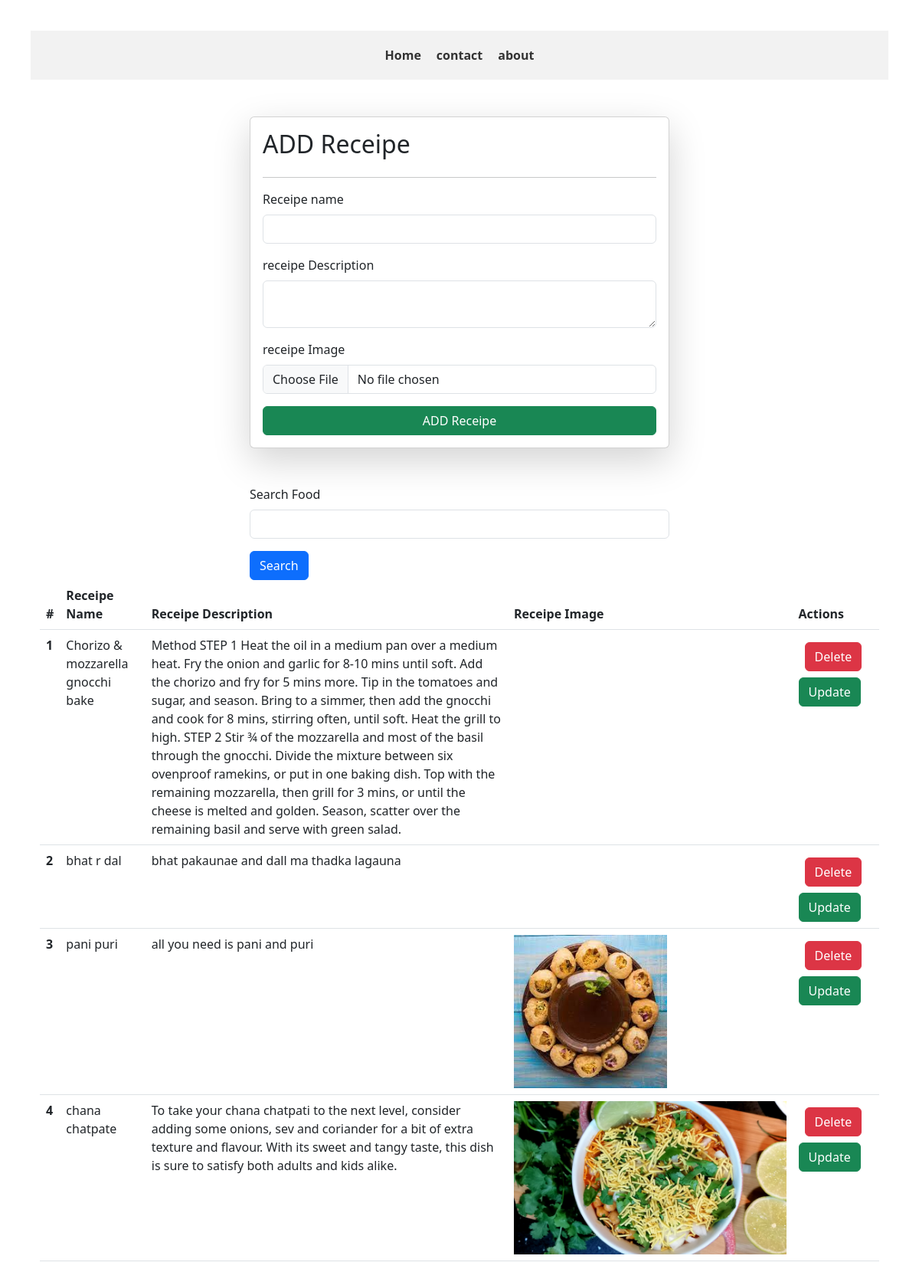
Screenshot of /receipes/ with the database file from the repository.
### vege/models.py (models this page shows)
class Receipe(models.Model):
    user = models.ForeignKey(User,on_delete=models.SET_NULL,null=True,blank=True)
    receipe_name = models.CharField(max_length=150)
    receipe_description = models.TextField()
    receipe_image= models.ImageField(upload_to="receipe")

### vege/views.py (the view, shortened to what this page needs)
# urls.py: path('receipes/',receipes,name="receipes"),
def receipes(request):
    query_set=  Receipe.objects.all()
    if request.GET.get('search'):
        query_set= query_set.filter(receipe_name__icontains = request.GET.get('search'))
    context = {'receipes':query_set}
    return render(request,'receipes.html',context)

### vege/templates/receipes.html (shortened to what this page needs)
{% extends 'base.html' %}
{% block start%}
<div class="container mt-5">
    <form  class="col-6 mx-auto card p-3 shadow-lg" method="post" enctype="multipart/form-data">
        <h2>ADD Receipe
        </h2>
        <hr>
        <div class="mb-3 mt">
          <label for="exampleInputEmail1" class="form-label">Receipe name</label>
          <input name="receipe_name" type="text" required class="form-control" >
        </div>
        <div class="mb-3">
          <label for="exampleInputPassword1" class="form-label">receipe Description</label>
          <textarea name ="receipe_description" required class="form-control"></textarea>
        </div>
        <div class="mb-3">
            <label for="exampleInputPassword1" class="form-label">receipe Image</label>
            <input name = "receipe_image" type="file" class="form-control" >
          </div>
        <button type="submit" class="btn btn-success">ADD Receipe</button>
      </form>
      <div class="mt-5">
        <div class="mx-auto col-6">
            <form>
            <div class="mb-3 mt">
                <label for="exampleInputEmail1" class="form-label">Search Food</label>
                <input name="search"   type="text" required class="form-control" >
              </div >
              <button type="submit" class="btn btn-primary">Search</button>
            </form>
        </div>
      </div>
      <table class="table">
        <thead>
          <tr>
            <th scope="col">#</th>
            <th scope="col">Receipe Name</th>
            <th scope="col">Receipe Description</th>
            <th scope="col">Receipe Image</th>
            <th scope="col">Actions</th>
          </tr>
        </thead>
        <tbody>
            {%for receipe in receipes %}
          <tr>
            <th scope="row">{{forloop.counter}}</th>
            <td>{{receipe.receipe_name}}</td>
            <td>{{receipe.receipe_description}}</td>
            <td><img src="/media/{{receipe.receipe_image}}" alt="" style="height: 200px;"></td>
            <td><a href="/delete-receipe/{{receipe.id}}" class="btn btn-danger m-2"> Delete </a>
                <a href="/update-receipe/{{receipe.id}}" class="btn btn-success"> Update</a></td>
          </tr>
          {%endfor%}
        </tbody>
      </table>
</div>
{%endblock%}

### home/templates/base.html (style rules this page uses)
body { margin: 40px; display: flex; flex-direction: column; }

### rows the page displays
Receipe: receipe_name "Chorizo & mozzarella gnocchi bake", receipe_description "Method STEP 1 Heat the oil in a medium pan over a medium heat. Fry the onion and garlic for 8-10 mins until soft. Add the chorizo and fry for 5 mins more. Tip in the tomatoes and sugar, and season. Bring to a simmer, then add the gnocchi and cook for 8 mins, stirring often, until soft. Heat the grill to high. STEP 2 Stir ¾ of the mozzarella and most of the basil through the gnocchi. Divide the mixture between six ovenproof ramekins, or put in one baking dish. Top with the remaining mozzarella, then grill for 3 mins, or until the cheese is melted and golden. Season, scatter over the remaining basil and serve with green salad."
Receipe: receipe_name "bhat r dal", receipe_description "bhat pakaunae and dall ma thadka lagauna"
Receipe: receipe_name "pani puri", receipe_description "all you need is pani and puri", receipe_image (picture)
Receipe: receipe_name "chana chatpate", receipe_description "To take your chana chatpati to the next level, consider adding some onions, sev and coriander for a bit of extra texture and flavour. With its sweet and tangy taste, this dish is sure to satisfy both adults and kids alike.", receipe_image (picture)
